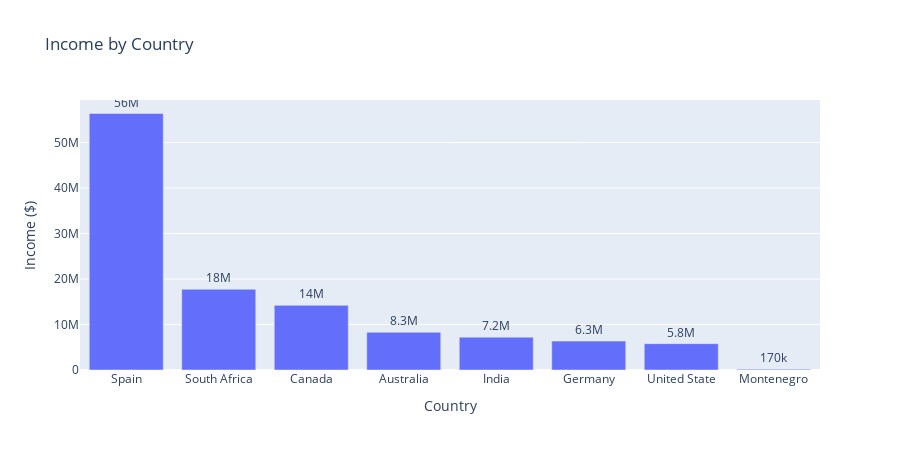

Notebook cell for this chart:
### Code cell
#Expenditure....Amount spent
groupped_country = df_m.groupby(by='Country',as_index=False).sum()
px.bar(groupped_country,x='Country',y='Expenditure',text='Expenditure',orientation ='v',labels=dict(Country='Country',tip='Tip ($)',
                                        Income='Income ($)'), title="Expenditure by Country")
fig.update_traces(texttemplate='%{text:.2s}', textposition='outside')
fig.update_layout(uniformtext_minsize=8, uniformtext_mode='hide')
fig.update_layout(barmode='stack', xaxis={'categoryorder':'total descending'})
fig.show()

### Figure 1 — Plotly figure (JSON) as saved in the notebook; plotly's stock layout.template omitted (floating-point values rounded to 4 significant figures)
{"data": [{"alignmentgroup": "True", "hovertemplate": "Country=%{x}<br>Income ($)=%{text}<extra></extra>", "legendgroup": "", "marker": {"color": "#636efa"}, "name": "", "offsetgroup": "", "orientation": "v", "showlegend": false, "text": [8283000.0, 14214227, 6347853, 7220000.0, 173041, 17751137, 56379314, 5797129], "textposition": "outside", "texttemplate": "%{text:.2s}", "type": "bar", "x": ["Australia", "Canada", "Germany", "India", "Montenegro", "South Africa", "Spain", "United State"], "xaxis": "x", "y": [8283000.0, 14214227, 6347853, 7220000.0, 173041, 17751137, 56379314, 5797129], "yaxis": "y"}], "layout": {"barmode": "stack", "height": 450, "legend": {"tracegroupgap": 0}, "title": {"text": "Income by Country"}, "uniformtext": {"minsize": 8, "mode": "hide"}, "xaxis": {"anchor": "y", "categoryorder": "total descending", "domain": [0, 1], "title": {"text": "Country"}}, "yaxis": {"anchor": "x", "domain": [0, 1], "title": {"text": "Income ($)"}}}}
